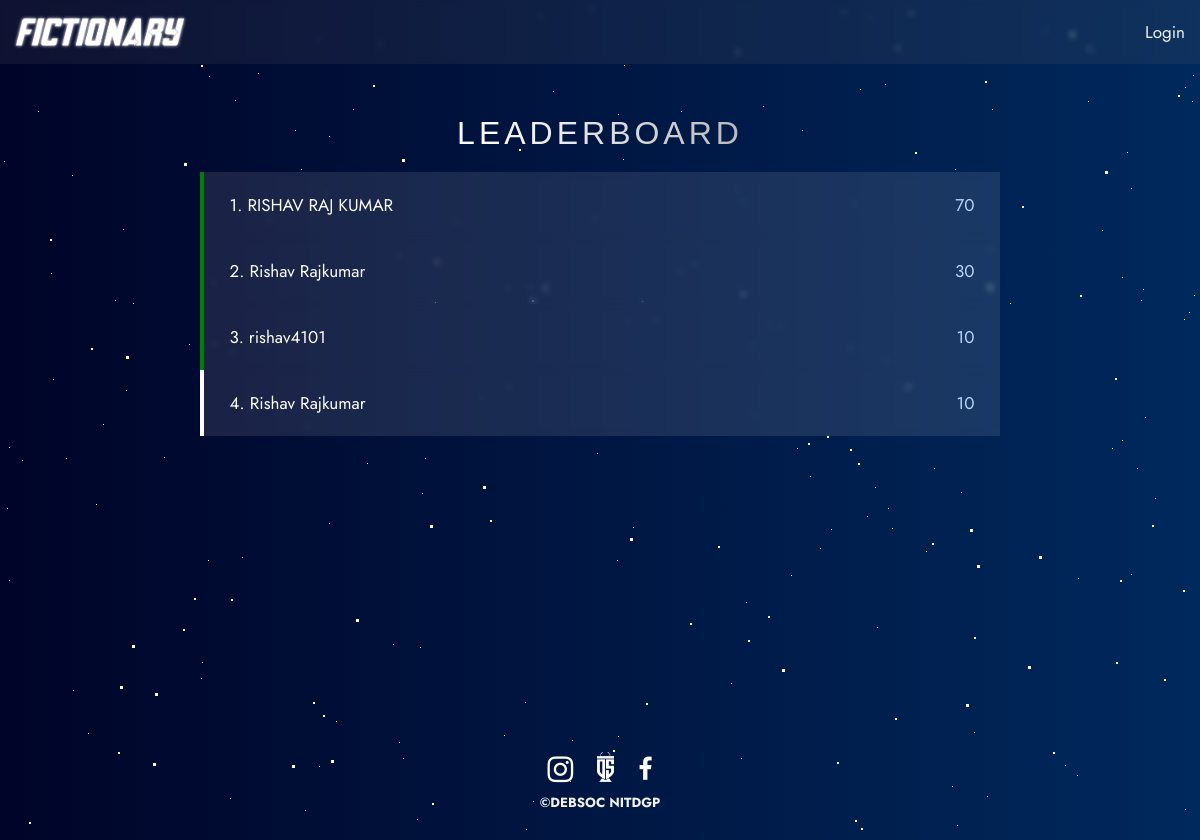
The page /leaderboard/ on the database as committed earlier.
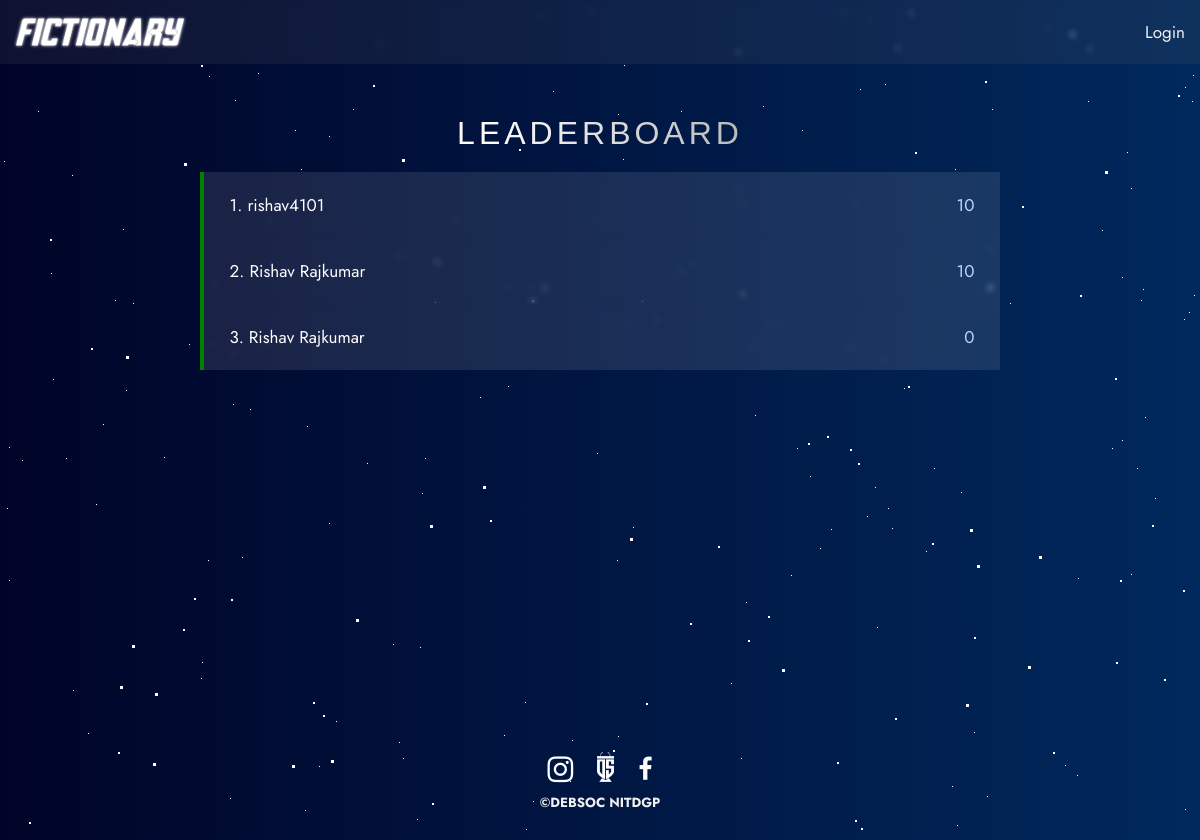
The same page on the database as committed later.
### quizapp/models.py (models this page shows, shortened)
class Myusers(models.Model):
    name = models.CharField(max_length=50)
    email = models.CharField(max_length=50,default=None,unique=True)
    choice = models.CharField(max_length=30,null=True)
    score = models.IntegerField(default=0)   # The no. of correct answers
    rank=models.IntegerField(null=True)
    day = models.IntegerField(default=1)
    qno = models.IntegerField(default = 1)
    lastcorrectans = models.DateTimeField(auto_now=True)
    class Meta:
        ordering =['-score','lastcorrectans']
    def ranks(self):
        players=self.objects.all()
        rank=1
        active = config.current_config(config)
        for player in players:
            player.rank=rank
            rank +=1
        return players

### quizapp/views.py (the view)
# urls.py: url(r'^leaderboard/', views.leaderboard, name='leaderboard'),
def leaderboard(request):
    users = Myusers.ranks(Myusers)
    if request.user.is_authenticated:
        player = request.user
        name = player.email
        return render(request, 'leaderboard.html', {'users':users, 'nam':name})
    else:
        return render(request, 'leaderboard.html', {'users':users})

### templates/leaderboard.html (shortened to what this page needs)
{% extends "base.html" %}
{% load socialaccount %}
{% block content %}
<div class="head">
    <br><br><br>
    <p>LEADERBOARD</p>
</div>
<div class="lwrap">
{% for obj in users %}
{% if obj.email == nam %}
<div class="lbbox" style="background-color:rgba(82, 186, 235, 0.4); border-left: 4px solid rgb(0, 162, 255);">
    <p> {{ obj.rank  }}. {{ obj.name }} <span style="color:rgb(188, 213, 252); float:right;">{{obj.score}}</span>
    </p>
</div>
{% elif obj.rank < 4 %}
<div class="lbbox" style="border-left: 4px solid green;">
    <p> {{ obj.rank  }}. {{ obj.name }} <span style="color:rgb(188, 213, 252); float:right;">{{obj.score}}</span>
    </p>
</div>
{% else %}
<div class="lbbox">
    <p> {{ obj.rank  }}. {{ obj.name }} <span style="color:rgb(188, 213, 252); float:right;">{{obj.score}}</span>
    </p>
</div>
{% endif %}
{% endfor %}
</div>
{%endblock%}

### templates/base.html (shortened to what this page needs)
{% load static %}
<!DOCTYPE html>
<html lang="en">
  <head>
    <link
      rel="stylesheet"
      href="https://cdnjs.cloudflare.com/ajax/libs/font-awesome/4.7.0/css/font-awesome.min.css"
    />
    <link
      rel="stylesheet"
      type="text/css"
      href="{% static 'css/style.css' %}"
    />
  </head>
  <body>
    <div class="back">
      <div id="stars3"></div>
    </div>
    <div class="navv">
      <div class="topnav" id="myTopnav">
        <img src="{% static 'css/fic3.png' %}" alt="logo" height="36px" width="auto"
            style="margin-left: 12px;">
            <div style="width: 100%; diplay: flex; justify-content:flex-end;">
        {% if user.is_authenticated %}
        <a href="/accounts/logout/">Logout</a>
        <a href="{% url 'leaderboard' %}">Leaderboard</a>
        <a href="{% url 'login' %}">Game</a>
        <a href="{% url 'rules' %}">Rules</a>
        <a href="javascript:void(0);" class="icon" onclick="myFunction()"
          ><i class="fa fa-bars"></i
        ></a>
        {% else %}
        <a href="{% url 'login' %}">Login</a>
        {% endif %}
        </div>
      </div>
    </div>
    {% block content %}{% endblock content %}
    <div style="bottom:0px;width:100%;position: relative; text-align: center; color:#f0f0f0; margin-top: 100px;">
    <div style="width: 100%; display: flex; justify-content: center; align-items: center;">
        <a href="https://www.instagram.com/debsocnitd"><i class="fa fa-instagram" aria-hidden="true" style="font-size:30px; margin-right: 12px;"></i></a>
        <a href="http://debsocnitdgp.in"><img src="{% static 'css/dslogowhitepng.png' %}" alt="logo" height="30px" width="auto" style="margin: 0px 12px;"/></a>
        <a href="https://www.facebook.com/debatingsociety3103.nitd"><i class="fa fa-facebook" aria-hidden="true" style="font-size:25px; margin-left: 12px;"></i></a>
        </div>
        <h5 style="margin: 5px auto;">&copy;DEBSOC NITDGP</h5>
    </div>
  </body>
</html>

### templates/base.html (style rules this page uses)
.topnav { overflow: hidden; margin-top: 0px; position: fixed; top: 0px; width: 100vw; background-color: rgba(105, 102, 102, 0.144); backdrop-filter: blur(3px); display:flex; align-items: center; }
.topnav a { float: right; display: block; color: #f2f2f2; text-align: center; padding: 20px 15px; text-decoration: none; font-size: 17px; }

Rows that differ between the two databases and show on the page:
removed Myusers: rank "1", name "RISHAV RAJ KUMAR", score "70"
removed Myusers: rank "2", name "Rishav Rajkumar", score "30"
removed Myusers: rank "4", name "Rishav Rajkumar", score "10"
computed for Myusers "rishav4101": rank "3" → "1"
added Myusers: rank "2", name "Rishav Rajkumar", score "10"
added Myusers: rank "3", name "Rishav Rajkumar", score "0"
